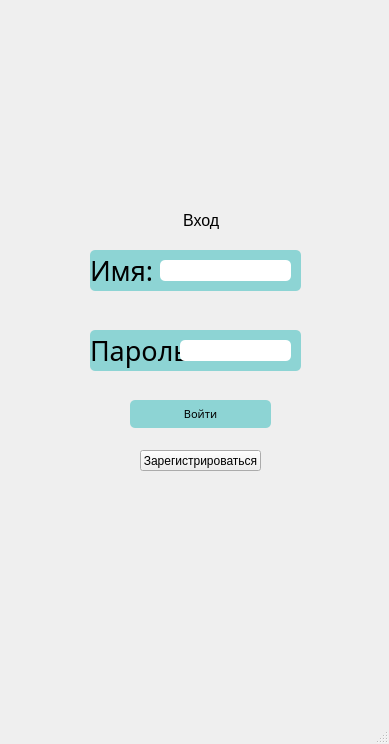
<?xml version="1.0" encoding="UTF-8"?>
<ui version="4.0">
 <class>MainWindow</class>
 <widget class="QMainWindow" name="MainWindow">
  <property name="geometry">
   <rect>
    <x>0</x>
    <y>0</y>
    <width>389</width>
    <height>744</height>
   </rect>
  </property>
  <property name="windowTitle">
   <string>MainWindow</string>
  </property>
  <widget class="QWidget" name="centralwidget">
   <widget class="QLabel" name="label_4">
    <property name="geometry">
     <rect>
      <x>183</x>
      <y>210</y>
      <width>41</width>
      <height>21</height>
     </rect>
    </property>
    <property name="font">
     <font>
      <family>MS Shell Dlg 2</family>
      <pointsize>12</pointsize>
      <italic>false</italic>
      <bold>false</bold>
     </font>
    </property>
    <property name="styleSheet">
     <string notr="true">font: 75 16pt &quot;MS Shell Dlg 2&quot;;
font: 75 12pt &quot;MS Shell Dlg 2&quot;;</string>
    </property>
    <property name="text">
     <string>Вход</string>
    </property>
   </widget>
   <widget class="QLabel" name="label_2">
    <property name="geometry">
     <rect>
      <x>90</x>
      <y>250</y>
      <width>211</width>
      <height>41</height>
     </rect>
    </property>
    <property name="font">
     <font>
      <family>Gilroy</family>
      <pointsize>20</pointsize>
     </font>
    </property>
    <property name="styleSheet">
     <string notr="true">background-color: rgb(141, 212, 212);
border-radius: 5px;</string>
    </property>
    <property name="text">
     <string>Имя:</string>
    </property>
   </widget>
   <widget class="QLineEdit" name="lineEdit_2">
    <property name="geometry">
     <rect>
      <x>160</x>
      <y>260</y>
      <width>131</width>
      <height>21</height>
     </rect>
    </property>
    <property name="styleSheet">
     <string notr="true">border-radius: 5px;</string>
    </property>
    <property name="text">
     <string/>
    </property>
    <property name="maxLength">
     <number>30</number>
    </property>
   </widget>
   <widget class="QLabel" name="label_3">
    <property name="geometry">
     <rect>
      <x>90</x>
      <y>330</y>
      <width>211</width>
      <height>41</height>
     </rect>
    </property>
    <property name="font">
     <font>
      <family>Gilroy</family>
      <pointsize>20</pointsize>
     </font>
    </property>
    <property name="styleSheet">
     <string notr="true">background-color: rgb(141, 212, 212);
border-radius: 5px;</string>
    </property>
    <property name="text">
     <string>Пароль:</string>
    </property>
   </widget>
   <widget class="QLineEdit" name="lineEdit_3">
    <property name="geometry">
     <rect>
      <x>180</x>
      <y>340</y>
      <width>111</width>
      <height>21</height>
     </rect>
    </property>
    <property name="styleSheet">
     <string notr="true">border-radius: 5px;</string>
    </property>
    <property name="text">
     <string/>
    </property>
    <property name="maxLength">
     <number>30</number>
    </property>
   </widget>
   <widget class="QPushButton" name="pushButton">
    <property name="geometry">
     <rect>
      <x>130</x>
      <y>400</y>
      <width>141</width>
      <height>28</height>
     </rect>
    </property>
    <property name="font">
     <font>
      <family>Gilroy</family>
      <pointsize>8</pointsize>
      <italic>false</italic>
      <bold>false</bold>
     </font>
    </property>
    <property name="styleSheet">
     <string notr="true">border-radius:5px;
font: 8pt &quot;Gilroy&quot;;
background-color: rgb(141, 212, 212);</string>
    </property>
    <property name="text">
     <string>Войти</string>
    </property>
   </widget>
   <widget class="QToolButton" name="toolButton">
    <property name="geometry">
     <rect>
      <x>140</x>
      <y>450</y>
      <width>121</width>
      <height>21</height>
     </rect>
    </property>
    <property name="text">
     <string>Зарегистрироваться</string>
    </property>
   </widget>
   <widget class="QLabel" name="label">
    <property name="geometry">
     <rect>
      <x>90</x>
      <y>300</y>
      <width>211</width>
      <height>16</height>
     </rect>
    </property>
    <property name="text">
     <string/>
    </property>
   </widget>
  </widget>
  <widget class="QStatusBar" name="statusbar"/>
 </widget>
 <resources/>
 <connections/>
</ui>
